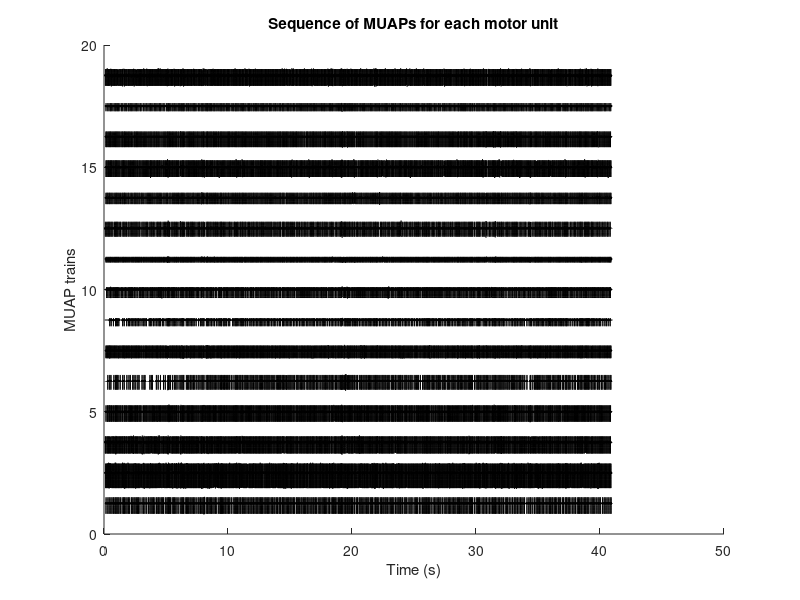
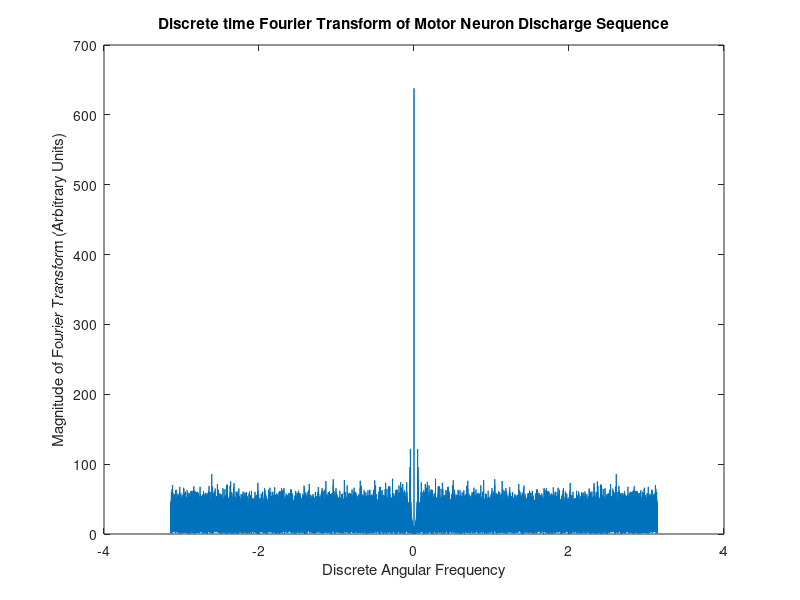
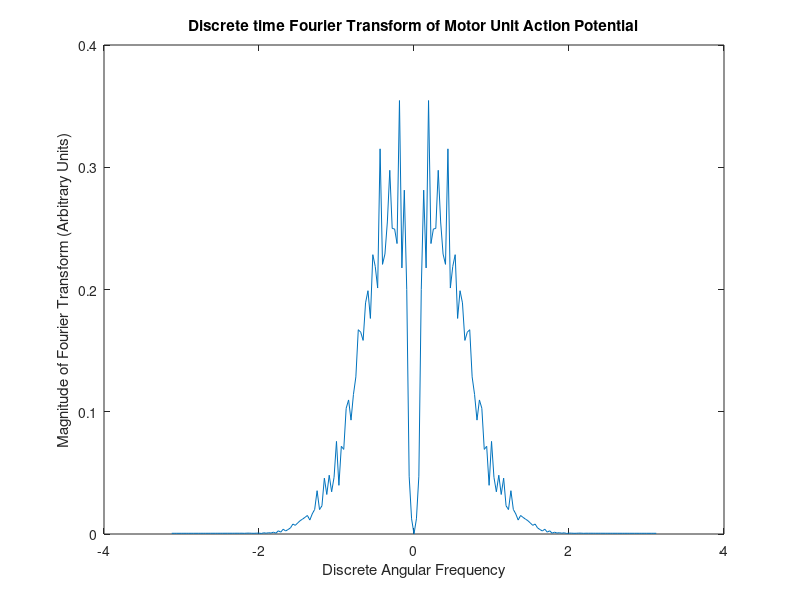
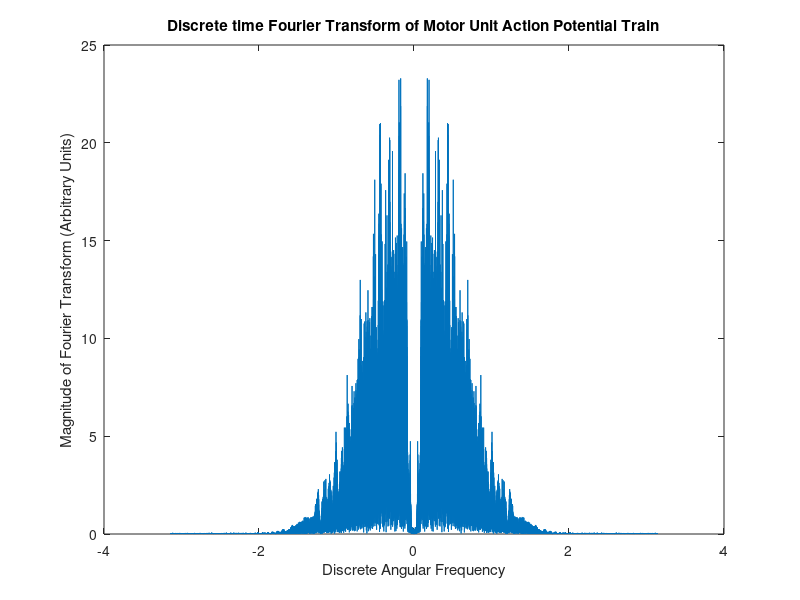

Write the MATLAB code that produced these figures, in order.
% Lab 2: Motor unit action potentials and discharge timings
% MISSION: Generate an EMG signal from the MUAP signals and the motor
% discharge timings. EMG signals modelled as series of delta functions
% corresponding to the discharge timings (of the action potentials). 


% Clear working space
clear all
close all
clc
 
% Load required signals
load('MUAPs.mat'); % Single motor unit action potentials (experimental)
load('NeuralDrive.mat'); % Discharge times of motor neurons (experimental)
load('Torque.mat'); % Experimental Torque
fsamp = 2048; % Sampling frequency of the recordings
 
%% PART 1: Reconstructing the EMG signal through convolution of discharge times by MUAPs
n_MUAPs = size(MUAPs,1); % Number of MUAPs
dur_MUAPs = size(MUAPs,2); % Duration of MUAPs
dur_MUAPseq = size(Real_firing(1,:),2); % Duration of the signal
time_ax=[1/fsamp:1/fsamp:dur_MUAPseq/fsamp]; % Time axis for the signal
 
% Plot MUAP trains
figure(1),
for jj = 1:n_MUAPs 
    conv_train = conv(Real_firing(jj,:),MUAPs(jj,:)); % Convolution (see slide 14-15 of Lecture 2)
    MUAP_Train(jj,:) = conv_train(floor(dur_MUAPs/2)+1:end-floor(dur_MUAPs/2)); % Cut transitory portion
    hold on, plot(time_ax,MUAP_Train(jj,:)/(max(MUAPs(:)) - min(MUAPs(:))) + (n_MUAPs - jj + 1)*1.25,'k');
end
title('Sequence of MUAPs for each motor unit')
xlabel('Time (s)')
ylabel ('MUAP trains')
 
MUAP_sel = 1; % Select one MUAP (1 to 15) for Fourier analysis
% Plot Fourier Transform of the discharge timings 
figure(2)
f_transf_Firings = fft(Real_firing(MUAP_sel,:));
freq_ax = [-pi+pi/dur_MUAPseq:2*pi/dur_MUAPseq:pi-pi/dur_MUAPseq];
plot(freq_ax,fftshift(abs(f_transf_Firings)));
xlabel('Discrete Angular Frequency')
title('Discrete time Fourier Transform of Motor Neuron Discharge Sequence')
ylabel('Magnitude of Fourier Transform (Arbitrary Units)')
 
% Plot Fourier Transform of the MUAP 
figure(3)
f_transf_MUAP = fft(MUAPs(MUAP_sel,:));
freq_ax = [-pi+pi/dur_MUAPs:2*pi/dur_MUAPs:pi-pi/dur_MUAPs];
plot(freq_ax,fftshift(abs(f_transf_MUAP)));
xlabel('Discrete Angular Frequency')
title('Discrete time Fourier Transform of Motor Unit Action Potential')
ylabel('Magnitude of Fourier Transform (Arbitrary Units)')
 
% Plot Fourier Transform of the MUAP train
figure(4)
f_transf_MUAP_Train = fft(MUAP_Train(MUAP_sel,:));
freq_ax = [-pi+pi/dur_MUAPseq:2*pi/dur_MUAPseq:pi-pi/dur_MUAPseq];
plot(freq_ax,fftshift(abs(f_transf_MUAP_Train)));
xlabel('Discrete Angular Frequency')
title('Discrete time Fourier Transform of Motor Unit Action Potential Train')
ylabel('Magnitude of Fourier Transform (Arbitrary Units)')
 
% Obtaining the EMG signal by summing all MUAP trains
recoEMG = sum(MUAP_Train,1);
figure(5), plot(1/fsamp:1/fsamp:length(recoEMG)/fsamp,recoEMG); 
title('Reconstructed EMG signal'), xlabel('Time (s)'); ylabel('EMG (Arbitrary Units)');
 
% Plot Fourier Transform of the EMG signal
figure(6)
f_transf_EMG = fft(recoEMG(MUAP_sel,:));
freq_ax = [-pi+pi/dur_MUAPseq:2*pi/dur_MUAPseq:pi-pi/dur_MUAPseq];
plot(freq_ax,fftshift(abs(f_transf_EMG)));
xlabel('Discrete Angular Frequency')
title('Discrete time Fourier Transform of the EMG Signal')
ylabel('Magnitude of Fourier Transform (Arbitrary Units)')
 
 
%% PART 2: Using a moving average on the rectified, reconstructed EMG signal to get an envelope
 
Rect_recoEMG = abs(recoEMG); % Rectify the EMG
MA_coef_num = 5000; % Length of the moving average filter (NOTE: Length determines cut-off frequency)
MA = ones(1,MA_coef_num)/MA_coef_num; % Impulse response of the moving average filter (see slide 30)
 
% Plot the frequency response of the moving average filter (see slide 31).
% NOTE: The absolute value of the frequency response is plotted in log
% scale
figure(7)
freqz(MA);
 
% Compute the envelope of the EMG by filtering the rectified signal
% [Here calculate the envelope of the EMG signal]
emg_envelope = conv(Rect_recoEMG,MA);
emg_envelope = emg_envelope(MA_coef_num/2:end-MA_coef_num/2); % Selecting only portion of convolution corresponding to signal

 
% Plot the envelope of the signal together with torque
% [Here plot the EMG envelope with superimposed torque]
figure(8)
hold on
% subplot(2,1,1);
dur_EMG = size(emg_envelope, 2);
freq_ax = [-pi+pi/dur_EMG:2*pi/dur_EMG:pi-pi/dur_EMG];
% plot(freq_ax,Rect_recoEMG, 'r')
plot(freq_ax,emg_envelope, 'Linewidth', 2); %fftshift(abs(f_transf_EMG)));
xlabel('Time (s)')
title('EMG Envelope (Filtered signal)')
ylabel('EMG (Arbitrary Units)')

% subplot(2,1,2);
rect_torque = abs(torque);
plot(freq_ax, rect_torque);
